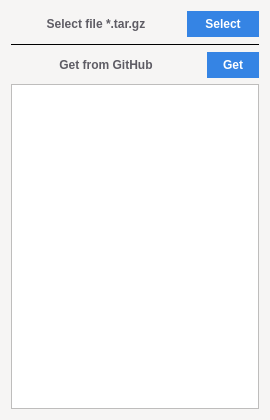
<?xml version="1.0" encoding="UTF-8"?>
<ui version="4.0">
 <class>AddDialog</class>
 <widget class="QDialog" name="AddDialog">
  <property name="windowModality">
   <enum>Qt::ApplicationModal</enum>
  </property>
  <property name="geometry">
   <rect>
    <x>0</x>
    <y>0</y>
    <width>270</width>
    <height>420</height>
   </rect>
  </property>
  <property name="minimumSize">
   <size>
    <width>270</width>
    <height>420</height>
   </size>
  </property>
  <property name="palette">
   <palette>
    <active>
     <colorrole role="WindowText">
      <brush brushstyle="SolidPattern">
       <color alpha="255">
        <red>0</red>
        <green>0</green>
        <blue>0</blue>
       </color>
      </brush>
     </colorrole>
     <colorrole role="Button">
      <brush brushstyle="SolidPattern">
       <color alpha="255">
        <red>246</red>
        <green>245</green>
        <blue>244</blue>
       </color>
      </brush>
     </colorrole>
     <colorrole role="Light">
      <brush brushstyle="SolidPattern">
       <color alpha="255">
        <red>255</red>
        <green>255</green>
        <blue>255</blue>
       </color>
      </brush>
     </colorrole>
     <colorrole role="Midlight">
      <brush brushstyle="SolidPattern">
       <color alpha="255">
        <red>250</red>
        <green>250</green>
        <blue>249</blue>
       </color>
      </brush>
     </colorrole>
     <colorrole role="Dark">
      <brush brushstyle="SolidPattern">
       <color alpha="255">
        <red>123</red>
        <green>122</green>
        <blue>122</blue>
       </color>
      </brush>
     </colorrole>
     <colorrole role="Mid">
      <brush brushstyle="SolidPattern">
       <color alpha="255">
        <red>164</red>
        <green>163</green>
        <blue>163</blue>
       </color>
      </brush>
     </colorrole>
     <colorrole role="Text">
      <brush brushstyle="SolidPattern">
       <color alpha="255">
        <red>0</red>
        <green>0</green>
        <blue>0</blue>
       </color>
      </brush>
     </colorrole>
     <colorrole role="BrightText">
      <brush brushstyle="SolidPattern">
       <color alpha="255">
        <red>255</red>
        <green>255</green>
        <blue>255</blue>
       </color>
      </brush>
     </colorrole>
     <colorrole role="ButtonText">
      <brush brushstyle="SolidPattern">
       <color alpha="255">
        <red>0</red>
        <green>0</green>
        <blue>0</blue>
       </color>
      </brush>
     </colorrole>
     <colorrole role="Base">
      <brush brushstyle="SolidPattern">
       <color alpha="255">
        <red>255</red>
        <green>255</green>
        <blue>255</blue>
       </color>
      </brush>
     </colorrole>
     <colorrole role="Window">
      <brush brushstyle="SolidPattern">
       <color alpha="255">
        <red>246</red>
        <green>245</green>
        <blue>244</blue>
       </color>
      </brush>
     </colorrole>
     <colorrole role="Shadow">
      <brush brushstyle="SolidPattern">
       <color alpha="255">
        <red>0</red>
        <green>0</green>
        <blue>0</blue>
       </color>
      </brush>
     </colorrole>
     <colorrole role="AlternateBase">
      <brush brushstyle="SolidPattern">
       <color alpha="255">
        <red>250</red>
        <green>250</green>
        <blue>249</blue>
       </color>
      </brush>
     </colorrole>
     <colorrole role="ToolTipBase">
      <brush brushstyle="SolidPattern">
       <color alpha="255">
        <red>255</red>
        <green>255</green>
        <blue>220</blue>
       </color>
      </brush>
     </colorrole>
     <colorrole role="ToolTipText">
      <brush brushstyle="SolidPattern">
       <color alpha="255">
        <red>0</red>
        <green>0</green>
        <blue>0</blue>
       </color>
      </brush>
     </colorrole>
     <colorrole role="PlaceholderText">
      <brush brushstyle="SolidPattern">
       <color alpha="128">
        <red>0</red>
        <green>0</green>
        <blue>0</blue>
       </color>
      </brush>
     </colorrole>
    </active>
    <inactive>
     <colorrole role="WindowText">
      <brush brushstyle="SolidPattern">
       <color alpha="255">
        <red>0</red>
        <green>0</green>
        <blue>0</blue>
       </color>
      </brush>
     </colorrole>
     <colorrole role="Button">
      <brush brushstyle="SolidPattern">
       <color alpha="255">
        <red>246</red>
        <green>245</green>
        <blue>244</blue>
       </color>
      </brush>
     </colorrole>
     <colorrole role="Light">
      <brush brushstyle="SolidPattern">
       <color alpha="255">
        <red>255</red>
        <green>255</green>
        <blue>255</blue>
       </color>
      </brush>
     </colorrole>
     <colorrole role="Midlight">
      <brush brushstyle="SolidPattern">
       <color alpha="255">
        <red>250</red>
        <green>250</green>
        <blue>249</blue>
       </color>
      </brush>
     </colorrole>
     <colorrole role="Dark">
      <brush brushstyle="SolidPattern">
       <color alpha="255">
        <red>123</red>
        <green>122</green>
        <blue>122</blue>
       </color>
      </brush>
     </colorrole>
     <colorrole role="Mid">
      <brush brushstyle="SolidPattern">
       <color alpha="255">
        <red>164</red>
        <green>163</green>
        <blue>163</blue>
       </color>
      </brush>
     </colorrole>
     <colorrole role="Text">
      <brush brushstyle="SolidPattern">
       <color alpha="255">
        <red>0</red>
        <green>0</green>
        <blue>0</blue>
       </color>
      </brush>
     </colorrole>
     <colorrole role="BrightText">
      <brush brushstyle="SolidPattern">
       <color alpha="255">
        <red>255</red>
        <green>255</green>
        <blue>255</blue>
       </color>
      </brush>
     </colorrole>
     <colorrole role="ButtonText">
      <brush brushstyle="SolidPattern">
       <color alpha="255">
        <red>0</red>
        <green>0</green>
        <blue>0</blue>
       </color>
      </brush>
     </colorrole>
     <colorrole role="Base">
      <brush brushstyle="SolidPattern">
       <color alpha="255">
        <red>255</red>
        <green>255</green>
        <blue>255</blue>
       </color>
      </brush>
     </colorrole>
     <colorrole role="Window">
      <brush brushstyle="SolidPattern">
       <color alpha="255">
        <red>246</red>
        <green>245</green>
        <blue>244</blue>
       </color>
      </brush>
     </colorrole>
     <colorrole role="Shadow">
      <brush brushstyle="SolidPattern">
       <color alpha="255">
        <red>0</red>
        <green>0</green>
        <blue>0</blue>
       </color>
      </brush>
     </colorrole>
     <colorrole role="AlternateBase">
      <brush brushstyle="SolidPattern">
       <color alpha="255">
        <red>250</red>
        <green>250</green>
        <blue>249</blue>
       </color>
      </brush>
     </colorrole>
     <colorrole role="ToolTipBase">
      <brush brushstyle="SolidPattern">
       <color alpha="255">
        <red>255</red>
        <green>255</green>
        <blue>220</blue>
       </color>
      </brush>
     </colorrole>
     <colorrole role="ToolTipText">
      <brush brushstyle="SolidPattern">
       <color alpha="255">
        <red>0</red>
        <green>0</green>
        <blue>0</blue>
       </color>
      </brush>
     </colorrole>
     <colorrole role="PlaceholderText">
      <brush brushstyle="SolidPattern">
       <color alpha="128">
        <red>0</red>
        <green>0</green>
        <blue>0</blue>
       </color>
      </brush>
     </colorrole>
    </inactive>
    <disabled>
     <colorrole role="WindowText">
      <brush brushstyle="SolidPattern">
       <color alpha="255">
        <red>123</red>
        <green>122</green>
        <blue>122</blue>
       </color>
      </brush>
     </colorrole>
     <colorrole role="Button">
      <brush brushstyle="SolidPattern">
       <color alpha="255">
        <red>246</red>
        <green>245</green>
        <blue>244</blue>
       </color>
      </brush>
     </colorrole>
     <colorrole role="Light">
      <brush brushstyle="SolidPattern">
       <color alpha="255">
        <red>255</red>
        <green>255</green>
        <blue>255</blue>
       </color>
      </brush>
     </colorrole>
     <colorrole role="Midlight">
      <brush brushstyle="SolidPattern">
       <color alpha="255">
        <red>250</red>
        <green>250</green>
        <blue>249</blue>
       </color>
      </brush>
     </colorrole>
     <colorrole role="Dark">
      <brush brushstyle="SolidPattern">
       <color alpha="255">
        <red>123</red>
        <green>122</green>
        <blue>122</blue>
       </color>
      </brush>
     </colorrole>
     <colorrole role="Mid">
      <brush brushstyle="SolidPattern">
       <color alpha="255">
        <red>164</red>
        <green>163</green>
        <blue>163</blue>
       </color>
      </brush>
     </colorrole>
     <colorrole role="Text">
      <brush brushstyle="SolidPattern">
       <color alpha="255">
        <red>123</red>
        <green>122</green>
        <blue>122</blue>
       </color>
      </brush>
     </colorrole>
     <colorrole role="BrightText">
      <brush brushstyle="SolidPattern">
       <color alpha="255">
        <red>255</red>
        <green>255</green>
        <blue>255</blue>
       </color>
      </brush>
     </colorrole>
     <colorrole role="ButtonText">
      <brush brushstyle="SolidPattern">
       <color alpha="255">
        <red>123</red>
        <green>122</green>
        <blue>122</blue>
       </color>
      </brush>
     </colorrole>
     <colorrole role="Base">
      <brush brushstyle="SolidPattern">
       <color alpha="255">
        <red>246</red>
        <green>245</green>
        <blue>244</blue>
       </color>
      </brush>
     </colorrole>
     <colorrole role="Window">
      <brush brushstyle="SolidPattern">
       <color alpha="255">
        <red>246</red>
        <green>245</green>
        <blue>244</blue>
       </color>
      </brush>
     </colorrole>
     <colorrole role="Shadow">
      <brush brushstyle="SolidPattern">
       <color alpha="255">
        <red>0</red>
        <green>0</green>
        <blue>0</blue>
       </color>
      </brush>
     </colorrole>
     <colorrole role="AlternateBase">
      <brush brushstyle="SolidPattern">
       <color alpha="255">
        <red>246</red>
        <green>245</green>
        <blue>244</blue>
       </color>
      </brush>
     </colorrole>
     <colorrole role="ToolTipBase">
      <brush brushstyle="SolidPattern">
       <color alpha="255">
        <red>255</red>
        <green>255</green>
        <blue>220</blue>
       </color>
      </brush>
     </colorrole>
     <colorrole role="ToolTipText">
      <brush brushstyle="SolidPattern">
       <color alpha="255">
        <red>0</red>
        <green>0</green>
        <blue>0</blue>
       </color>
      </brush>
     </colorrole>
     <colorrole role="PlaceholderText">
      <brush brushstyle="SolidPattern">
       <color alpha="128">
        <red>0</red>
        <green>0</green>
        <blue>0</blue>
       </color>
      </brush>
     </colorrole>
    </disabled>
   </palette>
  </property>
  <property name="windowTitle">
   <string>Add book</string>
  </property>
  <property name="windowIcon">
   <iconset resource="../res.qrc">
    <normaloff>:/img/img/b_logo.png</normaloff>:/img/img/b_logo.png</iconset>
  </property>
  <layout class="QVBoxLayout" name="verticalLayout">
   <item>
    <layout class="QHBoxLayout" name="horizontalLayout">
     <item>
      <widget class="QLabel" name="label">
       <property name="sizePolicy">
        <sizepolicy hsizetype="Preferred" vsizetype="Maximum">
         <horstretch>0</horstretch>
         <verstretch>0</verstretch>
        </sizepolicy>
       </property>
       <property name="font">
        <font>
         <weight>75</weight>
         <bold>true</bold>
        </font>
       </property>
       <property name="styleSheet">
        <string notr="true">color: rgb(94, 92, 100);</string>
       </property>
       <property name="text">
        <string>Select file *.tar.gz</string>
       </property>
       <property name="alignment">
        <set>Qt::AlignCenter</set>
       </property>
      </widget>
     </item>
     <item>
      <widget class="QPushButton" name="select_button">
       <property name="sizePolicy">
        <sizepolicy hsizetype="Maximum" vsizetype="Fixed">
         <horstretch>0</horstretch>
         <verstretch>0</verstretch>
        </sizepolicy>
       </property>
       <property name="font">
        <font>
         <weight>75</weight>
         <bold>true</bold>
        </font>
       </property>
       <property name="cursor">
        <cursorShape>PointingHandCursor</cursorShape>
       </property>
       <property name="styleSheet">
        <string notr="true">background-color: rgb(53, 132, 228);
color: rgb(255, 255, 255);
border-style: solid;
border-width: 2px;
border-radius: 15px;
border-color: rgb(53, 132, 228);
padding: 4px;
width: 60px;
</string>
       </property>
       <property name="text">
        <string>Select</string>
       </property>
      </widget>
     </item>
    </layout>
   </item>
   <item>
    <widget class="Line" name="line">
     <property name="font">
      <font>
       <weight>50</weight>
       <bold>false</bold>
      </font>
     </property>
     <property name="frameShadow">
      <enum>QFrame::Plain</enum>
     </property>
     <property name="lineWidth">
      <number>1</number>
     </property>
     <property name="midLineWidth">
      <number>0</number>
     </property>
     <property name="orientation">
      <enum>Qt::Horizontal</enum>
     </property>
    </widget>
   </item>
   <item>
    <layout class="QHBoxLayout" name="horizontalLayout_2">
     <item>
      <widget class="QLabel" name="label_2">
       <property name="sizePolicy">
        <sizepolicy hsizetype="Preferred" vsizetype="Maximum">
         <horstretch>0</horstretch>
         <verstretch>0</verstretch>
        </sizepolicy>
       </property>
       <property name="font">
        <font>
         <weight>75</weight>
         <bold>true</bold>
        </font>
       </property>
       <property name="styleSheet">
        <string notr="true">color: rgb(94, 92, 100);</string>
       </property>
       <property name="text">
        <string>Get from GitHub</string>
       </property>
       <property name="alignment">
        <set>Qt::AlignCenter</set>
       </property>
      </widget>
     </item>
     <item>
      <widget class="QPushButton" name="get_button">
       <property name="sizePolicy">
        <sizepolicy hsizetype="Maximum" vsizetype="Fixed">
         <horstretch>0</horstretch>
         <verstretch>0</verstretch>
        </sizepolicy>
       </property>
       <property name="font">
        <font>
         <weight>75</weight>
         <bold>true</bold>
        </font>
       </property>
       <property name="cursor">
        <cursorShape>PointingHandCursor</cursorShape>
       </property>
       <property name="styleSheet">
        <string notr="true">background-color: rgb(53, 132, 228);
color: rgb(255, 255, 255);
border-style: solid;
border-width: 2px;
border-radius: 15px;
border-color: rgb(53, 132, 228);
padding: 4px;
width: 40px;
</string>
       </property>
       <property name="text">
        <string>Get</string>
       </property>
      </widget>
     </item>
    </layout>
   </item>
   <item>
    <layout class="QVBoxLayout" name="verticalLayout_2">
     <item>
      <widget class="QListView" name="listbooks">
       <property name="font">
        <font>
         <weight>75</weight>
         <bold>true</bold>
        </font>
       </property>
       <property name="editTriggers">
        <set>QAbstractItemView::NoEditTriggers</set>
       </property>
       <property name="showDropIndicator" stdset="0">
        <bool>false</bool>
       </property>
       <property name="defaultDropAction">
        <enum>Qt::IgnoreAction</enum>
       </property>
      </widget>
     </item>
    </layout>
   </item>
  </layout>
 </widget>
 <resources>
  <include location="../res.qrc"/>
 </resources>
 <connections/>
</ui>
